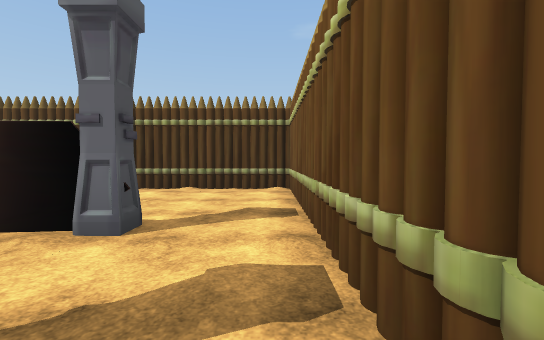
View 1 (above)

18 first-person views from a walk through a scene from a Unity 3-D project. The camera is 1.4 m above the floor, tilts 2° down and sees 90° across. The floor is counted in squares, 2.25 m on a side. Each view is taken from the middle of a square. On the plan, view 1 faces up. The plan holds only what a view shows up to about 9 squares ahead; the rest is blank. The player is left out. Some animated figures are not drawn. Some surface patterns are stand-ins.

View 2
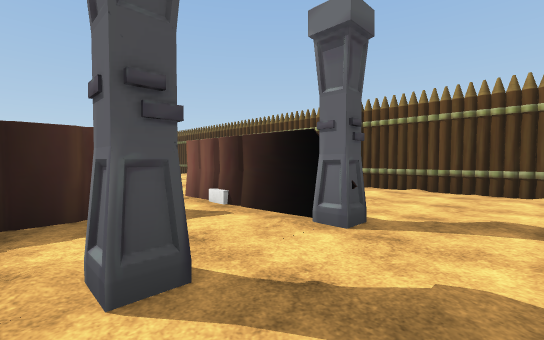

View 3
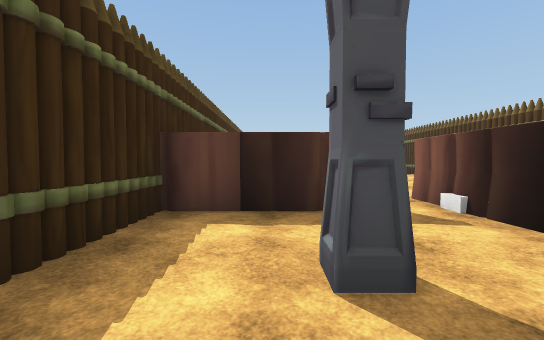

View 4
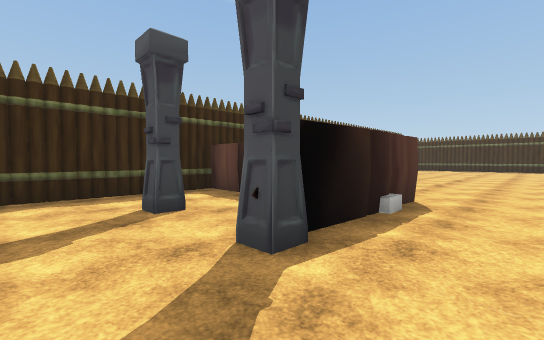

View 5
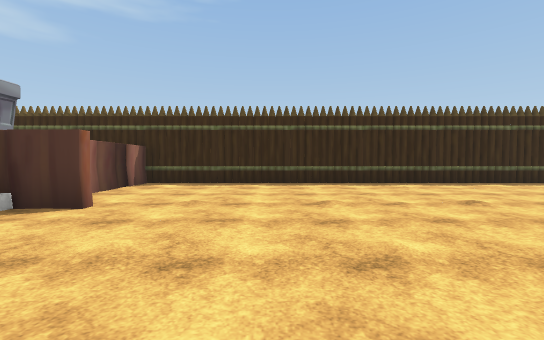

View 6
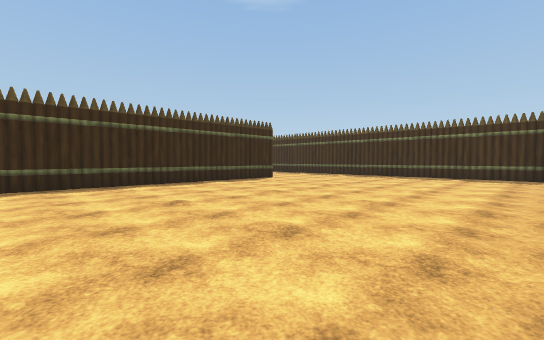

View 7
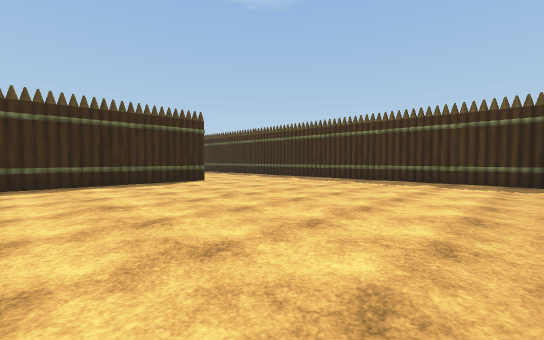

View 8
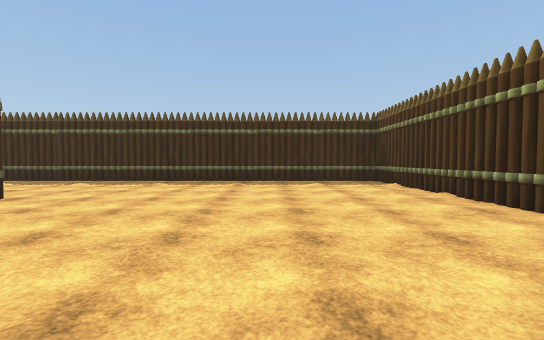

View 9
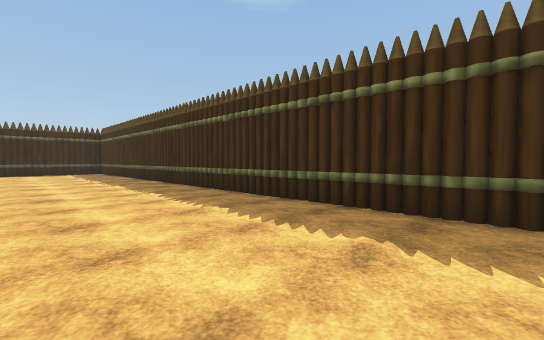

View 10
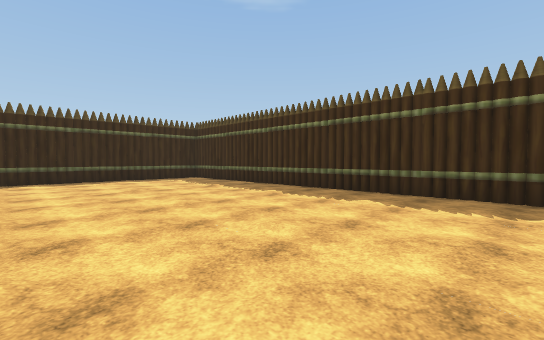

View 11
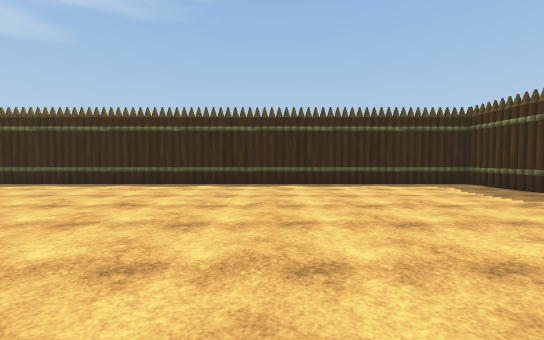

View 12
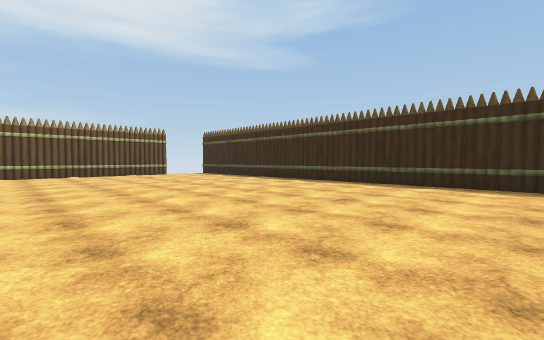

View 13
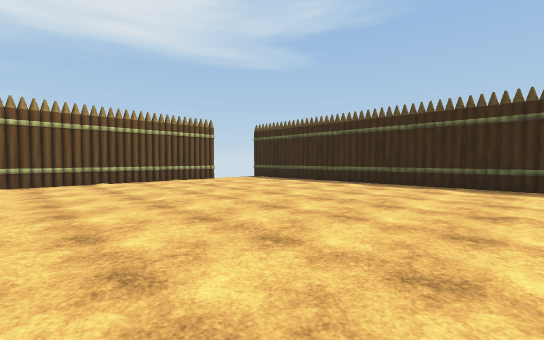

View 14
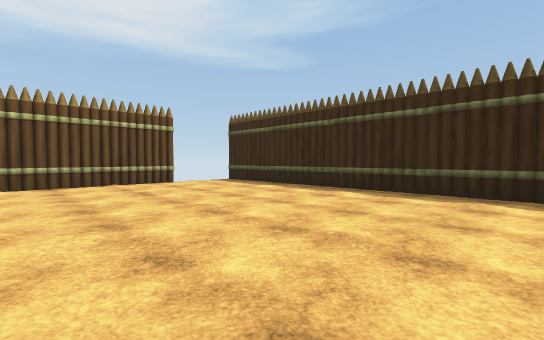

View 15
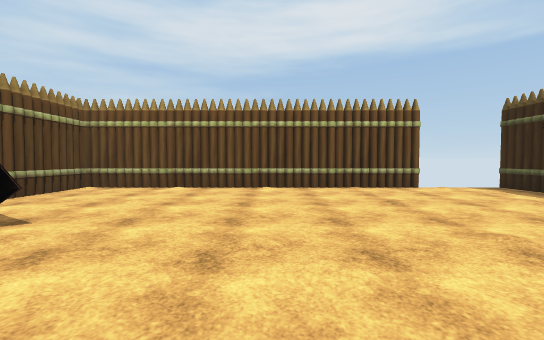

View 16
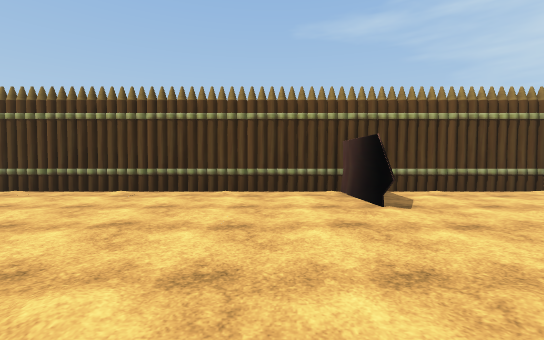

View 17
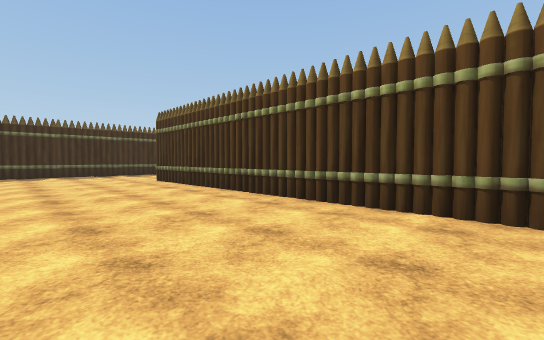

View 18
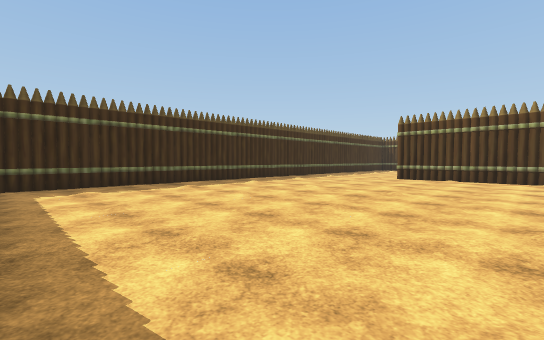

### Floor plan
Key: @ floor where view 1 was taken; # wall or solid block; . floor; C column.
Columns run from 20 left of view 1 to 1 right of it. Each row starts with its distance up from view 1.
  7 #######          #####
  6 #.............   ....#
  5 #..............  ....#
  4 #....................#
  3 #...............###C.#
  2 #..................C.#
  1 #................#CC.#
  0 #................#CC@#
 -1 #....#################
 -2 #................#...#
 -3 #................#...#
 -4 #....................#
 -5 #....................#
 -6 #....................#
 -7 #....................#
 -8 #....................#
 -9 #....................#
-10 #....................
-11 #....................
-12 ######################

Where each view was taken, in squares from view 1:
view 1: 0 up, 0 right, facing up
view 2: 0 up, 0 right, facing up-left
view 3: 0 up, 0 right, facing left
view 4: 4 up, 0 right, facing down-left
view 5: 6 up, 7 left, facing down
view 6: 6 up, 8 left, facing down-left
view 7: 6 up, 11 left, facing down-left
view 8: 3 up, 11 left, facing left
view 9: 3 up, 16 left, facing down-left
view 10: 2 down, 14 left, facing down-left
view 11: 4 down, 14 left, facing down
view 12: 4 down, 12 left, facing down-right
view 13: 4 down, 8 left, facing down-right
view 14: 6 down, 7 left, facing down-right
view 15: 6 down, 6 left, facing right
view 16: 7 down, 5 left, facing up
view 17: 5 down, 7 left, facing up-left
view 18: 11 down, 12 left, facing up-left
